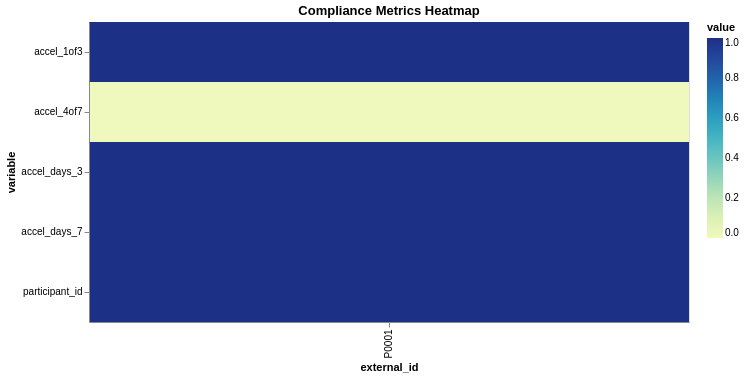

Notebook source saved alongside this figure:
### Code cell
# ============================================================
# 5. Visual Validation
# ============================================================

df_dashboard = pd.DataFrame(db.get_dashboard())
df_dashboard.head()

# Heatmap of compliance metrics
heatmap = alt.Chart(df_dashboard.melt(id_vars="external_id")).mark_rect().encode(
    x="external_id:N",
    y="variable:N",
    color="value:Q",
    tooltip=["external_id", "variable", "value"]
).properties(width=600, height=300, title="Compliance Metrics Heatmap")

heatmap

### Figure 1 — Vega-Lite specification as saved in the notebook (floating-point values rounded to 4 significant figures)
{"config": {"view": {"continuousWidth": 300, "continuousHeight": 300}}, "data": {"name": "data-9e23c485efad9a813636557ca1b59ca6"}, "mark": {"type": "rect"}, "encoding": {"color": {"field": "value", "type": "quantitative"}, "tooltip": [{"field": "external_id", "type": "nominal"}, {"field": "variable", "type": "nominal"}, {"field": "value", "type": "quantitative"}], "x": {"field": "external_id", "type": "nominal"}, "y": {"field": "variable", "type": "nominal"}}, "height": 300, "title": "Compliance Metrics Heatmap", "width": 600, "$schema": "https://vega.github.io/schema/vega-lite/v6.1.0.json", "datasets": {"data-9e23c485efad9a813636557ca1b59ca6": [{"external_id": "P0001", "variable": "participant_id", "value": 1}, {"external_id": "P0001", "variable": "accel_days_3", "value": 1}, {"external_id": "P0001", "variable": "accel_days_7", "value": 1}, {"external_id": "P0001", "variable": "accel_1of3", "value": true}, {"external_id": "P0001", "variable": "accel_4of7", "value": false}, {"external_id": "P0001", "variable": "accel_color", "value": "red"}, {"external_id": "P0001", "variable": "gyro_days_3", "value": null}, {"external_id": "P0001", "variable": "gyro_days_7", "value": null}, {"external_id": "P0001", "variable": "gyro_1of3", "value": null}, {"external_id": "P0001", "variable": "gyro_4of_7", "value": null}, {"external_id": "P0001", "variable": "gyro_color", "value": "red"}, {"external_id": "P0001", "variable": "hr_days_3", "value": null}, {"external_id": "P0001", "variable": "hr_days_7", "value": null}, {"external_id": "P0001", "variable": "hr_1of3", "value": null}, {"external_id": "P0001", "variable": "hr_4_of_7", "value": null}, {"external_id": "P0001", "variable": "hr_color", "value": "red"}, {"external_id": "P0001", "variable": "survey_days_3", "value": null}, {"external_id": "P0001", "variable": "survey_days_7", "value": null}, {"external_id": "P0001", "variable": "survey_1of_3", "value": null}, {"external_id": "P0001", "variable": "survey_4_of_7", "value": null}, {"external_id": "P0001", "variable": "survey_color", "value": "red"}, {"external_id": "P0001", "variable": "accel_strip", "value": [0, 0, 0, 0, 0, 1, 0]}, {"external_id": "P0001", "variable": "gyro_strip", "value": [0, 0, 0, 0, 0, 0, 0]}, {"external_id": "P0001", "variable": "hr_strip", "value": [0, 0, 0, 0, 0, 0, 0]}, {"external_id": "P0001", "variable": "survey_strip", "value": [0, 0, 0, 0, 0, 0, 0]}]}}
